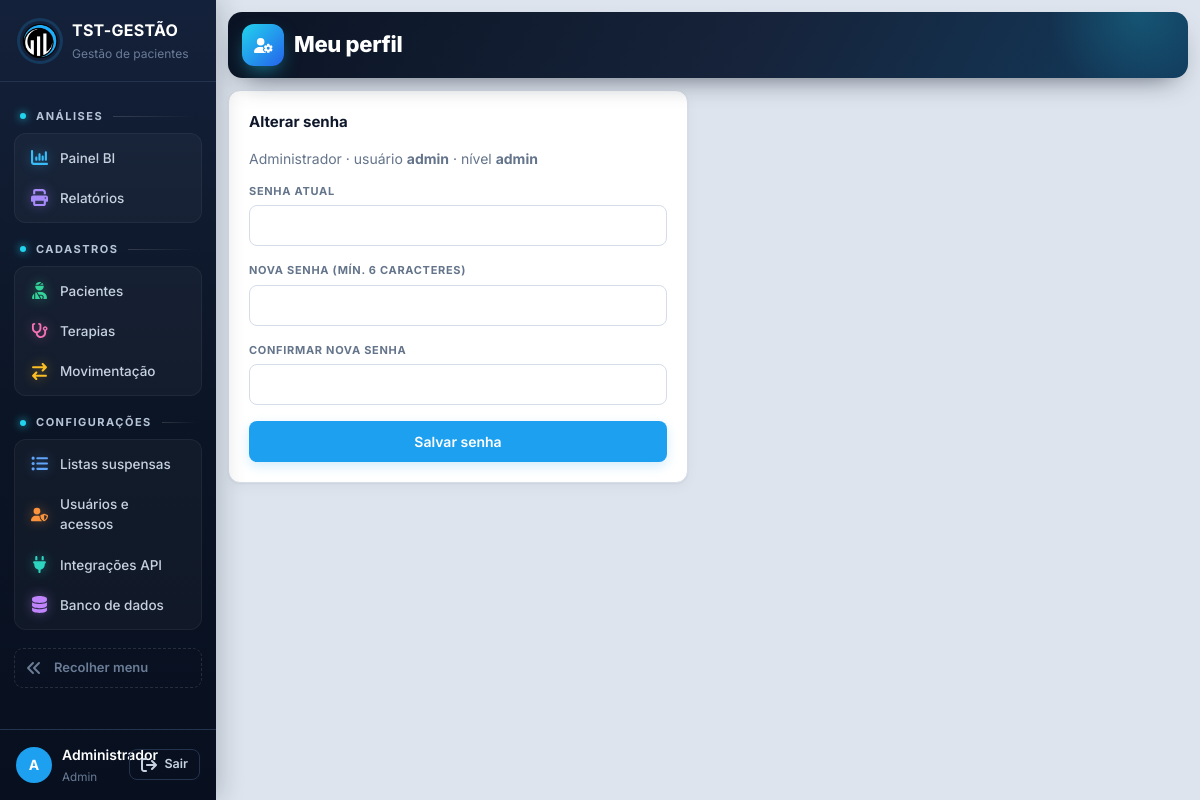
The app's page /perfil (signed in) with its own data.
### tables this page shows
CREATE TABLE usuarios (
    id INTEGER PRIMARY KEY AUTOINCREMENT,
    usuario TEXT NOT NULL UNIQUE COLLATE NOCASE,
    nome TEXT NOT NULL,
    senha_hash TEXT NOT NULL,
    nivel TEXT NOT NULL DEFAULT 'consulta',
    ativo INTEGER NOT NULL DEFAULT 1,
    trocar_senha INTEGER NOT NULL DEFAULT 0
);

### tst_gestao/app.py (the view)
    @app.route("/perfil")
    def perfil():
        return render_template("perfil.html", ativa="perfil")

### tst_gestao/banco.py (called while the page is built, shortened)
def cfg_padrao() -> dict:
    return {"motor": "sqlite"}

def ler_config() -> dict:
    env = os.environ.get("TST_DB_MOTOR")
    if env == "sqlite":
        return cfg_padrao()
    try:
        mtime = CONFIG_PATH.stat().st_mtime_ns
    except OSError:
        return cfg_padrao()

def abrir(cfg: dict | None = None, *, banco_mestre: bool = False) -> Conexao:
    cfg = cfg or ler_config()
    motor = cfg.get("motor", "sqlite")
    if motor == "sqlite":
        arquivo = Path(cfg.get("arquivo") or DB_PATH)
        arquivo.parent.mkdir(parents=True, exist_ok=True)
        raw = sqlite3.connect(arquivo, timeout=15)
        raw.row_factory = sqlite3.Row
        raw.execute("PRAGMA foreign_keys = ON")
        return Conexao(raw, "sqlite")

def conectar() -> Conexao:
    return abrir(ler_config())

    def execute(self, sql: str, params=()):
        if self.motor == "sqlite":
            return self.raw.execute(sql, params)
        return Cursor(self).executar(sql, params)

    def commit(self):
        self.raw.commit()

    def close(self):
        try:
            self.raw.close()
        except Exception:
            pass

    def __enter__(self):
        return self

    def __exit__(self, tipo, valor, tb):
        try:
            self.rollback() if tipo else self.commit()
        finally:
            self.close()
        return False

### tst_gestao/db.py (called while the page is built)
def connect() -> Conexao:
    return conectar()

### tst_gestao/templates/perfil.html (shortened to what this page needs)
{% extends "base.html" %}
{% block cabecalho %}Meu perfil{% endblock %}
{% block conteudo %}
<div class="card narrow">
  <h3>Alterar senha</h3>
  <p class="muted">{{ usuario['nome'] }} · usuário <b>{{ usuario['usuario'] }}</b> · nível <b>{{ usuario['nivel'] }}</b></p>
  <form id="f-senha" class="form-grid one">
    <label>Senha atual<input type="password" name="atual" required></label>
    <label>Nova senha (mín. 6 caracteres)<input type="password" name="nova" required minlength="6"></label>
    <label>Confirmar nova senha<input type="password" name="conf" required></label>
    <button class="btn primary" type="submit">Salvar senha</button>
  </form>
</div>
{% endblock %}

### tst_gestao/templates/base.html (shortened to what this page needs)
<!doctype html>
<html lang="pt-BR">
<head>
<link rel="stylesheet" href="{{ url_for('static', filename='app.css') }}">
</head>
<body>
{% set COR_IC = {'bi': '#38bdf8', 'relatorios': '#a78bfa', 'pacientes': '#34d399', 'terapias': '#f472b6', 'movimentacao': '#fbbf24', 'listas': '#60a5fa', 'usuarios': '#fb923c', 'integracoes': '#2dd4bf', 'banco': '#c084fc'} %}
{% macro item(rota, chave, icone, texto) %}<a href="{{ rota }}" class="{{ 'on' if ativa == chave }}" data-tip="{{ texto }}" style="--ic:{{ COR_IC.get(icone, '#94a3b8') }}"><svg class="ic"><use href="#i-{{ icone }}"/></svg><span class="tx">{{ texto }}</span></a>{% endmacro %}
{% set grupo = {'dashboard': 'Análises', 'relatorios': 'Análises', 'pacientes': 'Cadastros', 'terapias': 'Cadastros', 'movimentacao': 'Cadastros',
  'listas': 'Configurações', 'usuarios': 'Configurações', 'integracoes': 'Configurações', 'banco': 'Configurações', 'perfil': 'Minha conta'} %}
<aside class="sidebar">
  <div class="brand"><img src="{{ url_for('static', filename='logo.png') }}" alt="TST"><div class="tx"><strong>TST-GESTÃO</strong><small>Gestão de pacientes</small></div></div>
  <nav>
    <span class="nav-sec">Análises</span>
    <div class="nav-grupo">
    {{ item(url_for('index'), 'dashboard', 'bi', 'Painel BI') }}
    {{ item(url_for('relatorios'), 'relatorios', 'relatorios', 'Relatórios') }}
    </div>
    <span class="nav-sec">Cadastros</span>
    <div class="nav-grupo">
    {{ item(url_for('cadastro', ent='pacientes'), 'pacientes', 'pacientes', 'Pacientes') }}
    {{ item(url_for('cadastro', ent='terapias'), 'terapias', 'terapias', 'Terapias') }}
    {{ item(url_for('cadastro', ent='movimentacao'), 'movimentacao', 'movimentacao', 'Movimentação') }}
    </div>
    {% if nivel >= 3 %}<span class="nav-sec">Configurações</span>
    <div class="nav-grupo">
    {{ item(url_for('listas'), 'listas', 'listas', 'Listas suspensas') }}
    {% if nivel >= 4 %}{{ item(url_for('usuarios'), 'usuarios', 'usuarios', 'Usuários e acessos') }}
    {{ item(url_for('integracoes'), 'integracoes', 'integracoes', 'Integrações API') }}
    {{ item(url_for('pagina_banco'), 'banco', 'banco', 'Banco de dados') }}{% endif %}
    </div>{% endif %}
    <button type="button" class="recolher" id="btn-recolher" data-tip="Expandir menu"><svg class="ic"><use href="#i-recolher"/></svg><span class="tx">Recolher menu</span></button>
  </nav>
  <div class="userbox">
    <a href="{{ url_for('perfil') }}" class="{{ 'on' if ativa == 'perfil' }}" title="Meu perfil"><span class="avatar">{{ usuario['nome'][:1]|upper }}</span><span class="tx"><b>{{ usuario['nome'] }}</b><small>{{ usuario['nivel']|capitalize }}</small></span></a>
    <form method="post" action="{{ url_for('logout') }}"><input type="hidden" name="csrf_token" value="{{ csrf_token }}"><button class="btn ghost sm" type="submit" title="Sair do sistema"><svg class="ic"><use href="#i-sair"/></svg><span class="tx">Sair</span></button></form>
  </div>
</aside>
<main class="content">
  {% set ic_pag = {'dashboard': 'bi', 'perfil': 'perfil'}.get(ativa, ativa) %}
  {% block topo %}<header class="bi-topo topo-pag"><div class="bt-tit"><i class="bt-ic"><svg class="ic"><use href="#i-{{ ic_pag or 'bi' }}"/></svg></i><h1>{% block cabecalho %}{% endblock %}</h1></div></header>{% endblock %}
  {% block conteudo %}{% endblock %}
</main>
</body>
</html>

### records on screen
usuarios: nome "A", nome "Administrador", nivel "Admin", usuario "admin", nivel "admin"

### other values on screen
{{ texto }} "Painel BI Relatórios Pacientes Terapias Movimentação Listas suspensas Usuários e acessos Integrações API Banco de dados"
